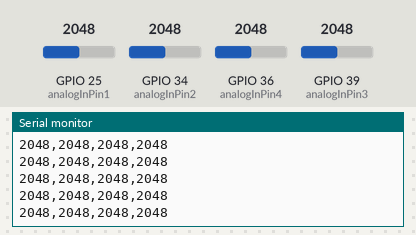
The sketch below on a simulated ESP32. Shown: the last lines printed to the serial monitor. Inputs (shaded band) come from the test bench; at power-on: GPIO 25 (analogInPin1) = 2048, GPIO 34 (analogInPin2) = 2048, GPIO 36 (analogInPin4) = 2048, GPIO 39 (analogInPin3) = 2048.

Above: at 1.2 s.
1.3 s: GPIO 25 (analogInPin1) set to 2866
At 1.33 s:
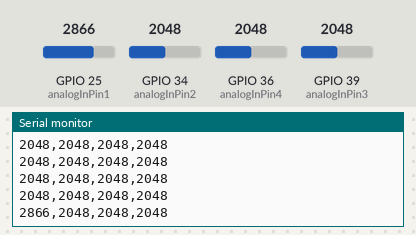
2.8 s: GPIO 34 (analogInPin2) set to 2866
At 2.8 s:
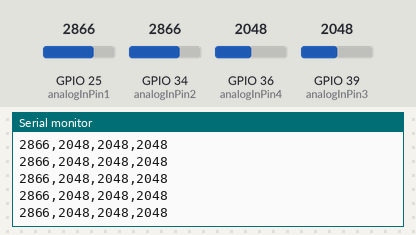
4.3 s: GPIO 36 (analogInPin4) set to 2866
At 4.32 s:
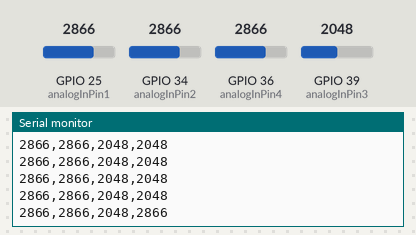
5.8 s: GPIO 39 (analogInPin3) set to 2866
At 5.83 s:
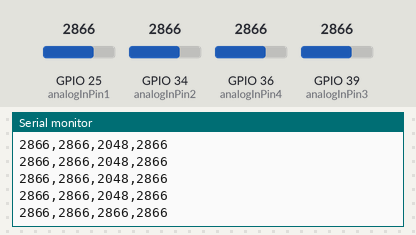
7.3 s: GPIO 25 (analogInPin1) set to 3972
At 7.3 s:
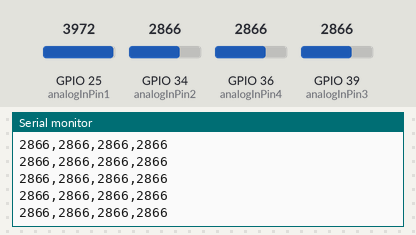
8.8 s: GPIO 34 (analogInPin2) set to 3972
At 8.82 s:
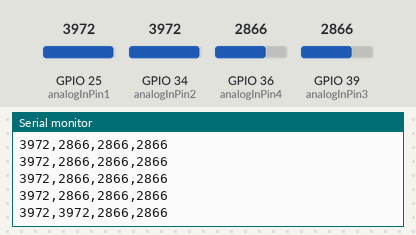
Timing chart, 0 to 11.3 s (numbered marks = the images above; inputs shaded):
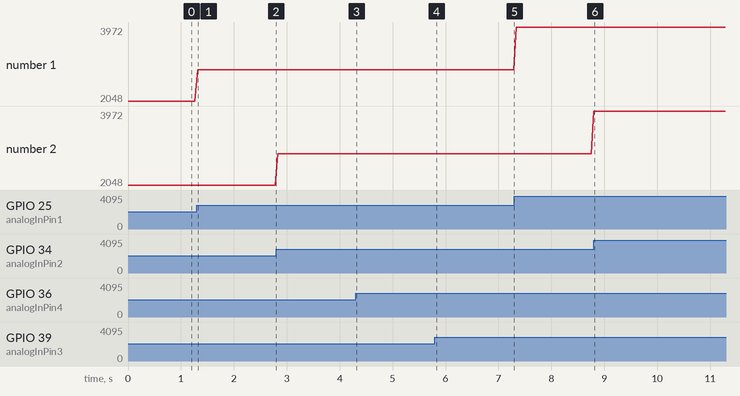

Measured:
- after the input at 1.3 s, the serial monitor: prints a new line at once (image 1)
- after the input at 4.3 s, the serial monitor: prints a new line at once (image 3)
- after the input at 5.8 s, the serial monitor: prints a new line at once (image 4)
- after the input at 8.8 s, the serial monitor: prints a new line at once (image 6)
- plotted number 1: 2048 → 2866 after the input at 1.3 s, 2866 → 3972 after the input at 7.3 s

The sketch:

FSR_analogread.ino
```cpp
const int analogInPin1 = 25; // analog pin A1, GPIO 25
const int analogInPin2 = 34; // analog pin A2, GPIO 34
const int analogInPin3 = 39; // analog pin A3, GPIO 39
const int analogInPin4 = 36; // analog pin A4, GPIO 36
int sensorValue1 = 0; // value we want to plot
int sensorValue2 = 0;
int sensorValue3 = 0;
int sensorValue4 = 0;

void  setup() {
  Serial.begin (9600);//    bits  per  second

}

void loop() {
sensorValue1 = analogRead(analogInPin1); // read the analog input
sensorValue2 = analogRead(analogInPin2);
sensorValue3 = analogRead(analogInPin3);
sensorValue4 = analogRead(analogInPin4);
Serial.print(sensorValue1); // print out the value
Serial.print(",");
Serial.print(sensorValue2);
Serial.print(",");
Serial.print(sensorValue3);
Serial.print(",");
Serial.println(sensorValue4);
delay(50);
}
```
